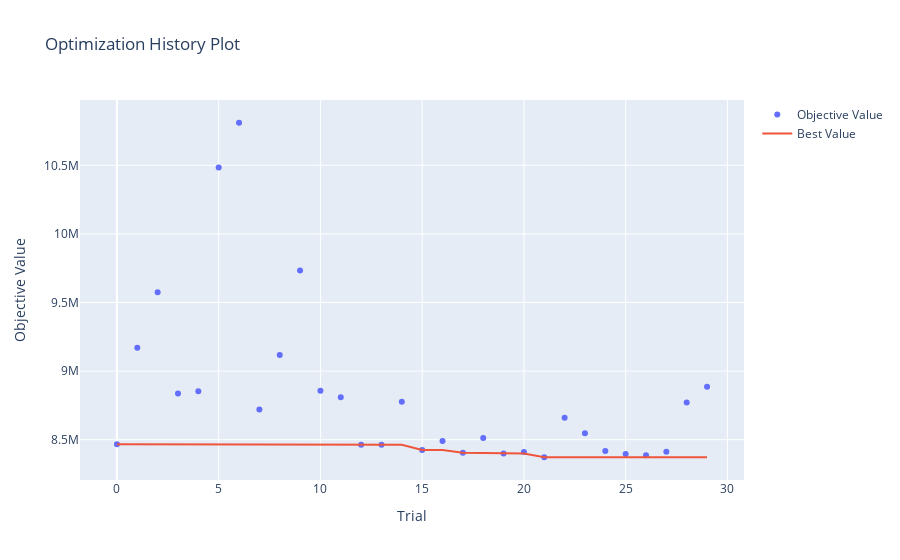

Write notebook code for a chart like this one.
### Code cell
# 하이퍼파라미터 최적화 과정을 확인
optuna.visualization.plot_optimization_history(study_cat)
